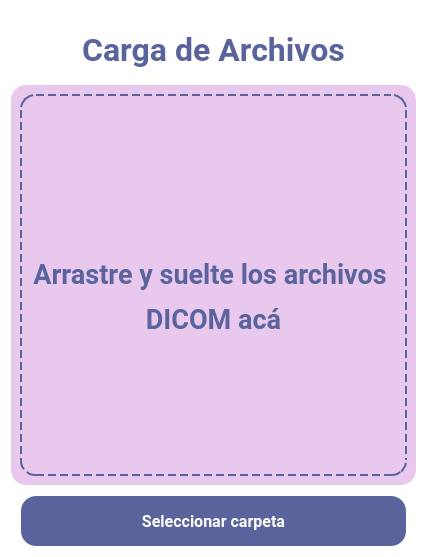
      <widget class="QWidget" name="pantallaAnadirArchivo">
       <property name="styleSheet">
        <string notr="true">
background-color: rgb(255, 255, 255);</string>
       </property>
       <layout class="QHBoxLayout" name="horizontalLayout_2">
        <item>
         <layout class="QVBoxLayout" name="verticalLayout_5">
          <item>
           <spacer name="verticalSpacer_5">
            <property name="orientation">
             <enum>Qt::Vertical</enum>
            </property>
            <property name="sizeType">
             <enum>QSizePolicy::Fixed</enum>
            </property>
            <property name="sizeHint" stdset="0">
             <size>
              <width>20</width>
              <height>20</height>
             </size>
            </property>
           </spacer>
          </item>
          <item>
           <widget class="QLabel" name="label">
            <property name="maximumSize">
             <size>
              <width>16777215</width>
              <height>50</height>
             </size>
            </property>
            <property name="palette">
             <palette>
              <active>
               <colorrole role="WindowText">
                <brush brushstyle="SolidPattern">
                 <color alpha="255">
                  <red>90</red>
                  <green>99</green>
                  <blue>156</blue>
                 </color>
                </brush>
               </colorrole>
               <colorrole role="Button">
                <brush brushstyle="SolidPattern">
                 <color alpha="255">
                  <red>255</red>
                  <green>255</green>
                  <blue>255</blue>
                 </color>
                </brush>
               </colorrole>
               <colorrole role="Text">
                <brush brushstyle="SolidPattern">
                 <color alpha="255">
                  <red>90</red>
                  <green>99</green>
                  <blue>156</blue>
                 </color>
                </brush>
               </colorrole>
               <colorrole role="ButtonText">
                <brush brushstyle="SolidPattern">
                 <color alpha="255">
                  <red>90</red>
                  <green>99</green>
                  <blue>156</blue>
                 </color>
                </brush>
               </colorrole>
               <colorrole role="Base">
                <brush brushstyle="SolidPattern">
                 <color alpha="255">
                  <red>255</red>
                  <green>255</green>
                  <blue>255</blue>
                 </color>
                </brush>
               </colorrole>
               <colorrole role="Window">
                <brush brushstyle="SolidPattern">
                 <color alpha="255">
                  <red>255</red>
                  <green>255</green>
                  <blue>255</blue>
                 </color>
                </brush>
               </colorrole>
              </active>
              <inactive>
               <colorrole role="WindowText">
                <brush brushstyle="SolidPattern">
                 <color alpha="255">
                  <red>90</red>
                  <green>99</green>
                  <blue>156</blue>
                 </color>
                </brush>
               </colorrole>
               <colorrole role="Button">
                <brush brushstyle="SolidPattern">
                 <color alpha="255">
                  <red>255</red>
                  <green>255</green>
                  <blue>255</blue>
                 </color>
                </brush>
               </colorrole>
               <colorrole role="Text">
                <brush brushstyle="SolidPattern">
                 <color alpha="255">
                  <red>90</red>
                  <green>99</green>
                  <blue>156</blue>
                 </color>
                </brush>
               </colorrole>
               <colorrole role="ButtonText">
                <brush brushstyle="SolidPattern">
                 <color alpha="255">
                  <red>90</red>
                  <green>99</green>
                  <blue>156</blue>
                 </color>
                </brush>
               </colorrole>
               <colorrole role="Base">
                <brush brushstyle="SolidPattern">
                 <color alpha="255">
                  <red>255</red>
                  <green>255</green>
                  <blue>255</blue>
                 </color>
                </brush>
               </colorrole>
               <colorrole role="Window">
                <brush brushstyle="SolidPattern">
                 <color alpha="255">
                  <red>255</red>
                  <green>255</green>
                  <blue>255</blue>
                 </color>
                </brush>
               </colorrole>
              </inactive>
              <disabled>
               <colorrole role="WindowText">
                <brush brushstyle="SolidPattern">
                 <color alpha="255">
                  <red>90</red>
                  <green>99</green>
                  <blue>156</blue>
                 </color>
                </brush>
               </colorrole>
               <colorrole role="Button">
                <brush brushstyle="SolidPattern">
                 <color alpha="255">
                  <red>255</red>
                  <green>255</green>
                  <blue>255</blue>
                 </color>
                </brush>
               </colorrole>
               <colorrole role="Text">
                <brush brushstyle="SolidPattern">
                 <color alpha="255">
                  <red>90</red>
                  <green>99</green>
                  <blue>156</blue>
                 </color>
                </brush>
               </colorrole>
               <colorrole role="ButtonText">
                <brush brushstyle="SolidPattern">
                 <color alpha="255">
                  <red>90</red>
                  <green>99</green>
                  <blue>156</blue>
                 </color>
                </brush>
               </colorrole>
               <colorrole role="Base">
                <brush brushstyle="SolidPattern">
                 <color alpha="255">
                  <red>255</red>
                  <green>255</green>
                  <blue>255</blue>
                 </color>
                </brush>
               </colorrole>
               <colorrole role="Window">
                <brush brushstyle="SolidPattern">
                 <color alpha="255">
                  <red>255</red>
                  <green>255</green>
                  <blue>255</blue>
                 </color>
                </brush>
               </colorrole>
              </disabled>
             </palette>
            </property>
            <property name="font">
             <font>
              <family>Roboto</family>
              <pointsize>24</pointsize>
              <weight>75</weight>
              <bold>true</bold>
             </font>
            </property>
            <property name="styleSheet">
             <string notr="true">color:#5A639C</string>
            </property>
            <property name="text">
             <string>Carga de Archivos</string>
            </property>
            <property name="alignment">
             <set>Qt::AlignCenter</set>
            </property>
           </widget>
          </item>
          <item>
           <spacer name="verticalSpacer_3">
            <property name="orientation">
             <enum>Qt::Vertical</enum>
            </property>
            <property name="sizeType">
             <enum>QSizePolicy::Fixed</enum>
            </property>
            <property name="sizeHint" stdset="0">
             <size>
              <width>20</width>
              <height>10</height>
             </size>
            </property>
           </spacer>
          </item>
          <item>
           <layout class="QHBoxLayout" name="horizontalLayout_3">
            <item>
             <widget class="QFrame" name="frame_24">
              <property name="minimumSize">
               <size>
                <width>0</width>
                <height>400</height>
               </size>
              </property>
              <property name="maximumSize">
               <size>
                <width>16777215</width>
                <height>2000</height>
               </size>
              </property>
              <property name="styleSheet">
               <string notr="true">background-color: #E8C9ED;
border-radius: 15px;</string>
              </property>
              <property name="frameShape">
               <enum>QFrame::NoFrame</enum>
              </property>
              <layout class="QVBoxLayout" name="verticalLayout_7">
               <item>
                <widget class="QFrame" name="frame_25">
                 <property name="minimumSize">
                  <size>
                   <width>10</width>
                   <height>0</height>
                  </size>
                 </property>
                 <property name="maximumSize">
                  <size>
                   <width>16777215</width>
                   <height>1000</height>
                  </size>
                 </property>
                 <property name="styleSheet">
                  <string notr="true">border: 2px dashed #5A639C;
border-radius: 15px;</string>
                 </property>
                 <property name="frameShape">
                  <enum>QFrame::NoFrame</enum>
                 </property>
                 <layout class="QGridLayout" name="gridLayout_2">
                  <item row="0" column="0">
                   <spacer name="verticalSpacer_6">
                    <property name="orientation">
                     <enum>Qt::Vertical</enum>
                    </property>
                    <property name="sizeType">
                     <enum>QSizePolicy::Minimum</enum>
                    </property>
                    <property name="sizeHint" stdset="0">
                     <size>
                      <width>20</width>
                      <height>40</height>
                     </size>
                    </property>
                   </spacer>
                  </item>
                  <item row="1" column="0">
                   <widget class="QPushButton" name="pushButton">
                    <property name="styleSheet">
                     <string notr="true">border: 2px dashed #E8C9ED;</string>
                    </property>
                    <property name="text">
                     <string/>
                    </property>
                    <property name="icon">
                     <iconset resource="resources.qrc">
                      <normaloff>:/icons/Assets/icon_documentUpload.png</normaloff>:/icons/Assets/icon_documentUpload.png</iconset>
                    </property>
                    <property name="iconSize">
                     <size>
                      <width>160</width>
                      <height>160</height>
                     </size>
                    </property>
                   </widget>
                  </item>
                  <item row="2" column="0">
                   <widget class="QLabel" name="label_2">
                    <property name="font">
                     <font>
                      <family>Roboto</family>
                      <weight>75</weight>
                      <bold>true</bold>
                     </font>
                    </property>
                    <property name="styleSheet">
                     <string notr="true">border: 2px dashed #E8C9ED;</string>
                    </property>
                    <property name="text">
                     <string>&lt;html&gt;&lt;head/&gt;&lt;body&gt;&lt;p&gt;&lt;span style=&quot; font-size:20pt; color:#5a639c;&quot;&gt;Arrastre y suelte los archivos &lt;/span&gt;&lt;/p&gt;&lt;p&gt;&lt;span style=&quot; font-size:20pt; color:#5a639c;&quot;&gt;DICOM acá&lt;/span&gt;&lt;/p&gt;&lt;/body&gt;&lt;/html&gt;</string>
                    </property>
                    <property name="alignment">
                     <set>Qt::AlignCenter</set>
                    </property>
                   </widget>
                  </item>
                  <item row="3" column="0">
                   <spacer name="verticalSpacer_7">
                    <property name="orientation">
                     <enum>Qt::Vertical</enum>
                    </property>
                    <property name="sizeType">
                     <enum>QSizePolicy::Minimum</enum>
                    </property>
                    <property name="sizeHint" stdset="0">
                     <size>
                      <width>20</width>
                      <height>40</height>
                     </size>
                    </property>
                   </spacer>
                  </item>
                 </layout>
                </widget>
               </item>
              </layout>
             </widget>
            </item>
           </layout>
          </item>
          <item>
           <spacer name="verticalSpacer_4">
            <property name="orientation">
             <enum>Qt::Vertical</enum>
            </property>
            <property name="sizeType">
             <enum>QSizePolicy::Minimum</enum>
            </property>
            <property name="sizeHint" stdset="0">
             <size>
              <width>20</width>
              <height>5</height>
             </size>
            </property>
           </spacer>
          </item>
          <item>
           <layout class="QHBoxLayout" name="horizontalLayout_4">
            <item>
             <spacer name="horizontalSpacer">
              <property name="orientation">
               <enum>Qt::Horizontal</enum>
              </property>
              <property name="sizeType">
               <enum>QSizePolicy::Minimum</enum>
              </property>
              <property name="sizeHint" stdset="0">
               <size>
                <width>10</width>
                <height>20</height>
               </size>
              </property>
             </spacer>
            </item>
            <item>
             <widget class="QPushButton" name="archivoButton_carpeta">
              <property name="minimumSize">
               <size>
                <width>200</width>
                <height>50</height>
               </size>
              </property>
              <property name="font">
               <font>
                <family>Roboto</family>
                <pointsize>12</pointsize>
                <weight>75</weight>
                <bold>true</bold>
               </font>
              </property>
              <property name="cursor">
               <cursorShape>PointingHandCursor</cursorShape>
              </property>
              <property name="styleSheet">
               <string notr="true">background-color: rgb(90, 99, 156);
color:#ffffff;
border-radius:15px;</string>
              </property>
              <property name="text">
               <string>Seleccionar carpeta</string>
              </property>
             </widget>
            </item>
            <item>
             <spacer name="horizontalSpacer_3">
              <property name="orientation">
               <enum>Qt::Horizontal</enum>
              </property>
              <property name="sizeType">
               <enum>QSizePolicy::Minimum</enum>
              </property>
              <property name="sizeHint" stdset="0">
               <size>
                <width>10</width>
                <height>20</height>
               </size>
              </property>
             </spacer>
            </item>
           </layout>
          </item>
         </layout>
        </item>
       </layout>
      </widget>
